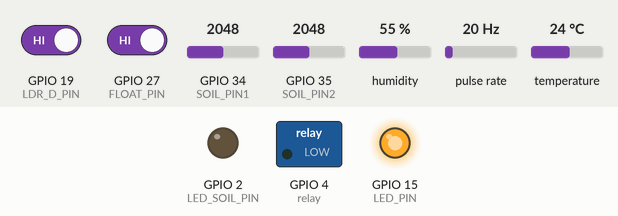
Recording of a sketch running on a simulated ESP32. Parts: switched loads named in the sketch (green lamp = pin HIGH), output pins drawn as LEDs (lit = HIGH). Wiring (inferred from the names in the program): pulse sensor: data GPIO 32. The test bench sets the inputs (shaded band); at power-on: GPIO 19 (LDR_D_PIN) HIGH, GPIO 27 (FLOAT_PIN) HIGH, GPIO 34 (SOIL_PIN1) = 2048, GPIO 35 (SOIL_PIN2) = 2048, humidity 55 %, pulse rate 20 Hz, temperature 24 °C (analog values on the 0–4095 scale). WiFi joins after 1.5 s; servers stay silent unless stated; what the sketch prints to the serial monitor is not drawn.

Above: at 2.7 s.
2.8 s: GPIO 19 (LDR_D_PIN) driven LOW
At 7.0 s:
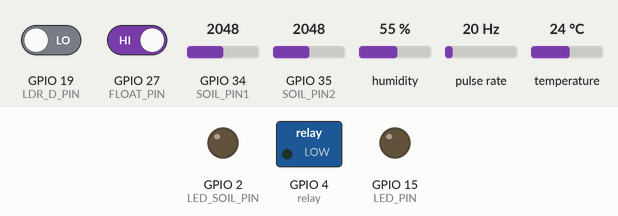
12.1 s: GPIO 19 (LDR_D_PIN) driven HIGH
At 15.5 s:
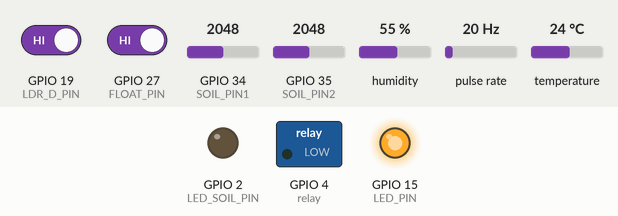
Timing chart, 0 to 17.0 s (numbered marks = the images above; inputs shaded):
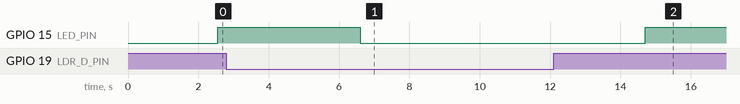

The sketch:

Agri_2.ino
```cpp
#include <Arduino.h>
#include "DHT.h"
#include <WiFi.h>
#include <Firebase_ESP_Client.h>
#include "addons/TokenHelper.h"
#include "addons/RTDBHelper.h"

// ------------------- Pin Definitions -------------------
#define SOIL_PIN1 34
#define SOIL_PIN2 35
#define LED_SOIL_PIN 2      // LED indicates watering decision
#define DHT_PIN 33
#define DHT_TYPE DHT22
#define FLOAT_PIN 27
#define LDR_D_PIN 19
#define LED_PIN 15   // LDR output LED
#define relay 4
#define FLOW_SENSOR 32    // digital input for YF-S201

DHT dht(DHT_PIN, DHT_TYPE);

// ------ Firebase ------
#define WIFI_SSID "GalaxyM21"
#define WIFI_PASSWORD "8765432112"

// Firebase Credentials
#define DATABASE_URL "https://esp32testing-b35d1-default-rtdb.firebaseio.com/"
#define API_KEY "AIzaSyBEPOAA8vdEUx7bihiw49MLaJoIwmO1in4"

FirebaseData fbdo;
FirebaseConfig config;
FirebaseAuth auth;
unsigned long sendDataPrevMillis = 0;
bool signupOK = false;

void firebaseSetUp()
{
    // Connect to Wi-Fi
  WiFi.begin(WIFI_SSID, WIFI_PASSWORD);
  Serial.print("Connecting to Wi-Fi");
  while (WiFi.status() != WL_CONNECTED) {
    Serial.print(".");
    delay(500);
  }
  Serial.println("\nWi-Fi Connected!");

  // Firebase configuration
  config.database_url = DATABASE_URL;
  config.api_key = API_KEY;

  // Anonymous login (leave email/password empty)
  if(Firebase.signUp(&config, &auth, "", "")){
    Serial.println("SignUp OK");
    signupOK = true;
  }else{
    Serial.print("Signup Error: ");
    Serial.println(config.signer.signupError.message.c_str());

  }
  config.token_status_callback = tokenStatusCallback;
  Firebase.begin(&config, &auth);
  Firebase.reconnectWiFi(true);


  Serial.println("Firebase initialized!");
}
void sendDataFirebase(int value){
  if(Firebase.ready() && signupOK && (millis() - sendDataPrevMillis > 5000 || sendDataPrevMillis == 0)){
    sendDataPrevMillis = millis();


    if (Firebase.RTDB.setInt(&fbdo, "sensor/moisture", value)) {
    Serial.println("Moisture sent: " + String(value) + "%");

  } else {
    Serial.println("Error sending moisture: " + fbdo.errorReason());
  }
  }
}
double readDataFirebase(){
    if(Firebase.ready() && signupOK && (millis() - sendDataPrevMillis > 5000 || sendDataPrevMillis == 0)){
       if (Firebase.RTDB.getInt(&fbdo, "sensor/moisture")) {
   double value= fbdo.intData();

    Serial.println("Moisture: "+ String(value));
  } else {
    Serial.println("Error reading : " + fbdo.errorReason());
  }
    }
}

// ------------------- Calibration -------------------
const int dryValue = 3500;   // raw ADC when soil is dry
const int wetValue = 1130;   // raw ADC when soil is wet
const int numSamples = 4;   // median filter
const float alpha = 0.1;     // smoothing factor

float smoothed1 = 0;
float smoothed2 = 0;
// ----------- flow sensor ----------
volatile unsigned long flowPulseCount = 0;
float flowRate = 0.0;           // L/min
unsigned long totalMilliLitres = 0;
unsigned long previousFlowMillis = 0;
const unsigned long flowInterval = 1000; // 1 second

// -------- flow sensor ------
void IRAM_ATTR flowPulseCounter() {
  flowPulseCount++;
}
float getFlowRate() {
  unsigned long currentMillis = millis();
  if (currentMillis - previousFlowMillis >= flowInterval) {
    noInterrupts();
    unsigned long pulses = flowPulseCount;
    flowPulseCount = 0;
    interrupts();

    // Datasheet calibration: pulses per second / calibrationFactor
    const float calibrationFactor = 4.5;  // adjust if needed
    flowRate = (float)pulses / calibrationFactor;   // L/min

    // Convert L/min to mL per second
    unsigned int flowMilliLitres = (flowRate / 60) * 1000;
    totalMilliLitres += flowMilliLitres;

    previousFlowMillis = currentMillis;
  }
  return flowRate;
}

unsigned long getTotalMilliLitres() {
  return totalMilliLitres;
}


// ------------------- Setup -------------------
void setup() {
  Serial.begin(115200);
  firebaseSetUp();
  // ---- flow sensor --
  pinMode(FLOW_SENSOR, INPUT_PULLUP);

  attachInterrupt(digitalPinToInterrupt(FLOW_SENSOR), flowPulseCounter, FALLING);

  analogReadResolution(12);
  analogSetAttenuation(ADC_11db);

  pinMode(LED_SOIL_PIN, OUTPUT);
  pinMode(FLOAT_PIN, INPUT_PULLUP); // Use internal pull-up

  dht.begin();

  pinMode(relay, OUTPUT);

  pinMode(LDR_D_PIN, INPUT);
  pinMode(LED_PIN, OUTPUT);
  digitalWrite(LED_PIN, LOW);

  Serial.println("Smart Dual Soil + DHT22 system initializing...");
}

// ------------------- Loop -------------------
void loop() {

  // -------- flow sensor-----
  // Only measure flow when watering
float currentFlow = 0;
if (digitalRead(relay) == HIGH) {
    currentFlow = getFlowRate();
} else {
    flowPulseCount = 0;  // reset pulse count when water is OFF
}

// Print flow info
Serial.print("Flow rate: "); Serial.print(currentFlow, 2); Serial.print(" L/min\t");
Serial.print("Total water dispensed: "); Serial.print(getTotalMilliLitres()/1000.0); Serial.println(" L");
  int soilAvg = getSoilAvg();
  float temp = getTemperature();
  float hum = getHumidity();
  int state = digitalRead(LDR_D_PIN);
  delay(1000);

  if (state == LOW) {
    // Depending on module, HIGH might mean bright
    Serial.println("🌞 Daytime detected");
    digitalWrite(LED_PIN, LOW);   // LED OFF at day
  } else {
    Serial.println("🌙 Nighttime detected");
    digitalWrite(LED_PIN, HIGH);  // LED ON at night
  }

  // Print readings
  Serial.print("Water: "); Serial.print(isWaterPresent());
  Serial.print(" Soil Avg: "); Serial.print(soilAvg); Serial.print("%  |  ");
  if (!isnan(temp) && !isnan(hum)) {
    Serial.print("Temp: "); Serial.print(temp); Serial.print("°C  ");
    Serial.print("Humidity: "); Serial.print(hum); Serial.println("%");

  } else {
    Serial.println("DHT reading error!");
  }

  // ---- Smart watering decision using soil, temp, and humidity ----
  bool needWater = false;

  if (soilAvg < 50) {  // soil dry
    if (!isnan(hum) && !isnan(temp)) {
      if (hum < 85 && temp > 10) {    // air not too humid, temp reasonable
        needWater = true;
      }
      if (temp > 35 && soilAvg < 30) { // very hot + very dry soil → force watering
        needWater = true;
      }
    }
  }


  // Add float switch check
if (needWater && isWaterPresent()) {
    digitalWrite(LED_SOIL_PIN, HIGH);  // LED ON = water can be given
    digitalWrite(relay, HIGH);
} else {
    digitalWrite(LED_SOIL_PIN, LOW);   // LED OFF = do not water
    digitalWrite(relay, LOW);
}


  delay(3000); // update every 2 seconds
}


// -------------------Float switch--------------

bool isWaterPresent() {
  int floatState = digitalRead(FLOAT_PIN);

  // Adjust logic if your switch is NO or NC
  // Return true if water detected, false if no water
  if (floatState == HIGH) { // Modify if needed for your switch type
    return true; // Water present
  } else {
    return false; // No water
  }
}
// ------------------- Soil Sensor Functions -------------------
int readMedian(int pin) {
  int readings[numSamples];
  for (int i = 0; i < numSamples; i++) {
    readings[i] = analogRead(pin);
    delay(5);
  }
  // bubble sort
  for (int i = 0; i < numSamples - 1; i++) {
    for (int j = i + 1; j < numSamples; j++) {
      if (readings[i] > readings[j]) {
        int temp = readings[i];
        readings[i] = readings[j];
        readings[j] = temp;
      }
    }
  }
  return readings[numSamples / 2];
}

int soilPercent(int rawValue) {
  int percent = map(rawValue, dryValue, wetValue, 0, 100);
  return constrain(percent, 0, 100);
}

int getSoil1() {
  int median = readMedian(SOIL_PIN1);
  smoothed1 = smoothed1 * (1 - alpha) + median * alpha;
  return soilPercent((int)smoothed1);
}

int getSoil2() {
  int median = readMedian(SOIL_PIN2);
  smoothed2 = smoothed2 * (1 - alpha) + median * alpha;
  return soilPercent((int)smoothed2);
}

int getSoilAvg() {
  return (getSoil1() + getSoil2()) / 2;
}

// ------------------- DHT22 Functions -------------------
float getTemperature() {
  return dht.readTemperature();
}

float getHumidity() {
  return dht.readHumidity();
}
```

Measured:
- after the input at 2.8 s, GPIO 15 (LED_PIN): HIGH → LOW after 3.8 s
- after the input at 12.1 s, GPIO 15 (LED_PIN): LOW → HIGH after 2.6 s
